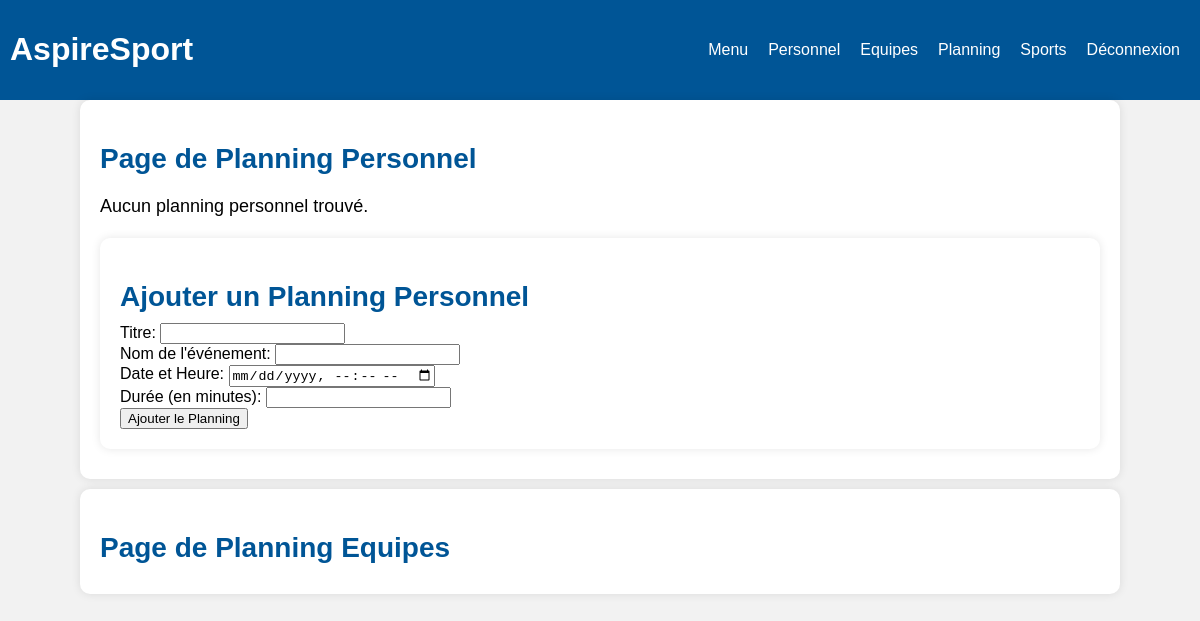
/vue/Planning.php (signed in), run on an earlier commit of the app's database.
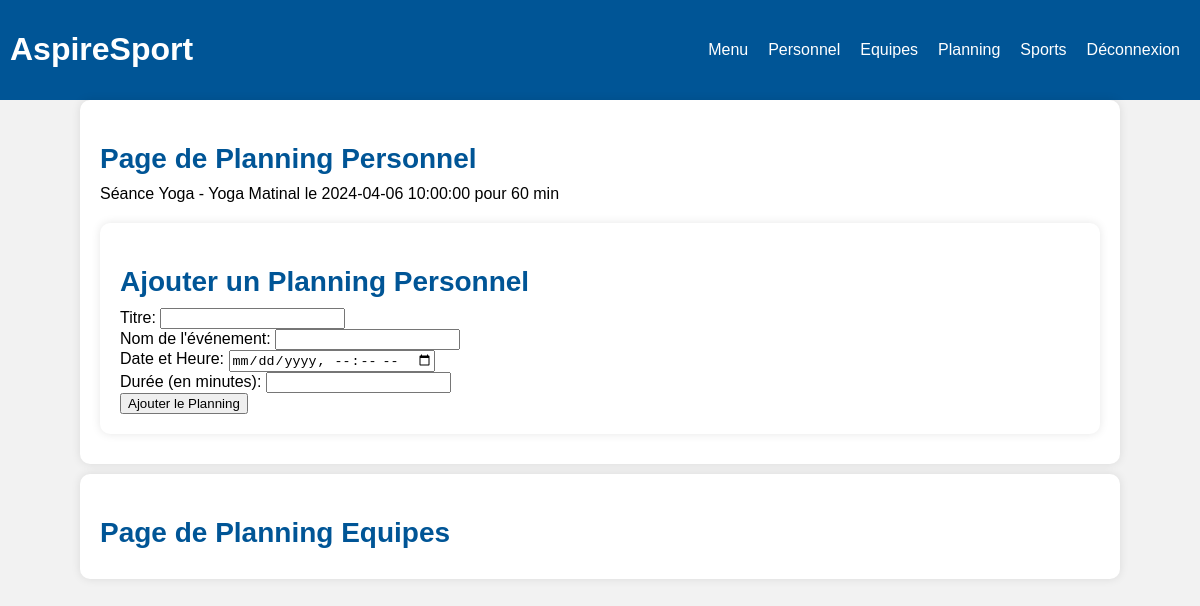
And on a later commit of the database.
### tables this page shows
CREATE TABLE IF NOT EXISTS `planning` (
  `Id_Planning` int NOT NULL AUTO_INCREMENT,
  `titre` varchar(50) DEFAULT NULL,
  `date_heure` datetime DEFAULT NULL,
  `nom_planning` varchar(50) DEFAULT NULL,
  `durée` int DEFAULT NULL,
  `Id_Client` int NOT NULL,
  PRIMARY KEY (`Id_Planning`),
  KEY `Id_Client` (`Id_Client`)
);

### vue/Planning.php (the view, shortened to what this page needs)
<?php
require "../model/CBDD.php";
?>
<!DOCTYPE html>
<html lang="fr">
<head>
    <link rel="stylesheet" href="../assert/style.css">
</head>
<body>
    <header>
        <h1>AspireSport</h1>
        <nav>
            <ul>
                <li><a href="../vue/Home.php">Menu</a></li>
                <li><a href="../vue/Personnel.php">Personnel</a></li>
                <li><a href="../vue/Equipes.php">Equipes</a></li>
                <li><a href="../vue/Planning.php">Planning</a></li>
                <li><a href="../vue/Sport.php">Sports</a></li>
                <li><a href="../controller/deconnexion.php">Déconnexion</a></li>
            </ul>
        </nav>
    </header>
    <main>
        <h2>Page de Planning Personnel</h2>
        <?php
            $idClient = $_SESSION['user']['Id_Client'];
            $stmt = $pdo->prepare("SELECT * FROM planning WHERE Id_Client = :idClient ORDER BY date_heure ASC");
            $stmt->execute(['idClient' => $idClient]);
            $plannings = $stmt->fetchAll(PDO::FETCH_ASSOC);
            if ($plannings) {
                echo "<ul>";
                foreach ($plannings as $planning) {
                    echo "<li>" . htmlspecialchars($planning['titre']) . " - " . htmlspecialchars($planning['nom_planning']) . " le " . htmlspecialchars($planning['date_heure']) . " pour " . htmlspecialchars($planning['durée']) . " min</li>";
                }
                echo "</ul>";
            } else {
                echo "<p>Aucun planning personnel trouvé.</p>";
            }
        ?>
        <main>
        <h2>Ajouter un Planning Personnel</h2>
            <form action="../controller/ajouter_planning.php" method="post">
                <label for="titre">Titre:</label>
                <input type="text" id="titre" name="titre" required><br>
                <label for="nom_planning">Nom de l'événement:</label>
                <input type="text" id="nom_planning" name="nom_planning" required><br>
                <label for="date_heure">Date et Heure:</label>
                <input type="datetime-local" id="date_heure" name="date_heure" required><br>
                <label for="durée">Durée (en minutes):</label>
                <input type="number" id="durée" name="durée" required min="1"><br>
                <input type="submit" value="Ajouter le Planning">
            </form>
        </main>
    </main>
    <main>
        <h2>Page de Planning Equipes</h2>
    </main>
</body>
</html>

### assert/style.css (style rules this page uses)
body { font-family: Arial, sans-serif; background-color: #f2f2f2; margin: 0; }
header { background-color: #005596; color: white; display: flex; justify-content: space-between; align-items: center; padding: 10px; }
nav ul { display: flex; list-style: none; }
nav ul li { margin: 0 10px; }
nav ul li a { color: white; text-decoration: none; }
main { max-width: 1000px; margin: auto; margin-bottom: 10px; padding: 20px; background-color: white; border-radius: 10px; box-shadow: 0 0 10px rgba(0, 0, 0, 0.1); }
h2 { font-size: 28px; margin-bottom: 10px; color: #005596; }
ul { list-style: none; margin: 0; padding: 0; display: flex; flex-wrap: wrap; justify-content: space-between; }
li { margin-bottom: 20px; }
p { font-size: 18px; line-height: 1.5; }

What changed in the data, as far as the page shows it:
added planning: titre "Séance Yoga", nom_planning "Yoga Matinal", date_heure "2024-04-06 10:00:00", durée "60"
Also different on the page:
text no longer shown: "Aucun planning personnel trouvé."
